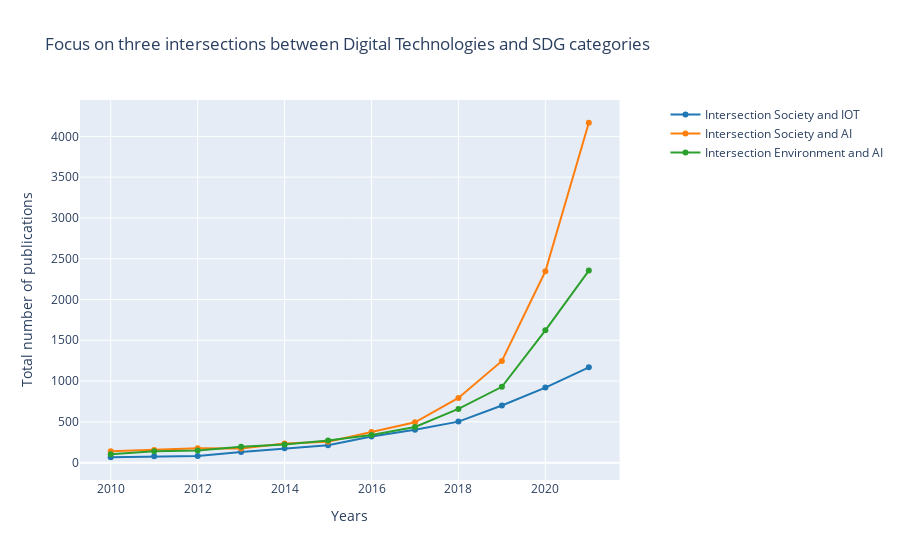

This figure's notebook cell:
### Code cell
cols = plotly.colors.DEFAULT_PLOTLY_COLORS

fig = make_subplots(specs=[[{"secondary_y": True}]])


fig.add_trace(
    go.Scatter(
        name="Intersection Society and IOT",
        x=df_year_soc_iot.index,
        y=df_year_soc_iot,
        line=dict(width=2, color=cols[0])
    ),
    secondary_y=False
)

fig.add_trace(
    go.Scatter(
        name="Intersection Society and AI",
        x=df_year_soc_ai.index,
        y=df_year_soc_ai,
        line=dict(width=2, color=cols[1])
    ),
)
fig.add_trace(
    go.Scatter(
        name="Intersection Environment and AI",
        x=df_year_env_ai.index,
        y=df_year_env_ai,
        line=dict(width=2, color=cols[2])
    ),
)



fig.update_layout(title="Focus on three intersections between Digital Technologies and SDG categories ", template="plotly")
fig.update_xaxes(title_text="Years")
# fig.update_yaxes(title_text="Total number of publications (green)", secondary_y=True)
fig.update_yaxes(title_text="Total number of publications ", secondary_y=False)
fig.write_image("../img/Commission/focus_on_cat_dt_inter.jpeg", width=1080, height=800)
fig.show()

### Figure 1 — Plotly figure (JSON) as saved in the notebook; plotly's stock layout.template omitted (floating-point values rounded to 4 significant figures)
{"data": [{"line": {"color": "rgb(31, 119, 180)", "width": 2}, "name": "Intersection Society and IOT", "x": [2010, 2011, 2012, 2013, 2014, 2015, 2016, 2017, 2018, 2019, 2020, 2021], "y": [66, 77, 80, 131, 176, 214, 321, 403, 503, 701, 920, 1168], "type": "scatter", "xaxis": "x", "yaxis": "y"}, {"line": {"color": "rgb(255, 127, 14)", "width": 2}, "name": "Intersection Society and AI", "x": [2010, 2011, 2012, 2013, 2014, 2015, 2016, 2017, 2018, 2019, 2020, 2021], "y": [139, 155, 177, 173, 234, 255, 376, 494, 793, 1247, 2346, 4167], "type": "scatter"}, {"line": {"color": "rgb(44, 160, 44)", "width": 2}, "name": "Intersection Environment and AI", "x": [2010, 2011, 2012, 2013, 2014, 2015, 2016, 2017, 2018, 2019, 2020, 2021], "y": [102, 141, 148, 195, 221, 271, 340, 437, 659, 930, 1622, 2355], "type": "scatter"}], "layout": {"xaxis": {"anchor": "y", "domain": [0.0, 0.94], "title": {"text": "Years"}}, "yaxis": {"anchor": "x", "domain": [0.0, 1.0], "title": {"text": "Total number of publications "}}, "yaxis2": {"anchor": "x", "overlaying": "y", "side": "right"}, "title": {"text": "Focus on three intersections between Digital Technologies and SDG categories "}}}
